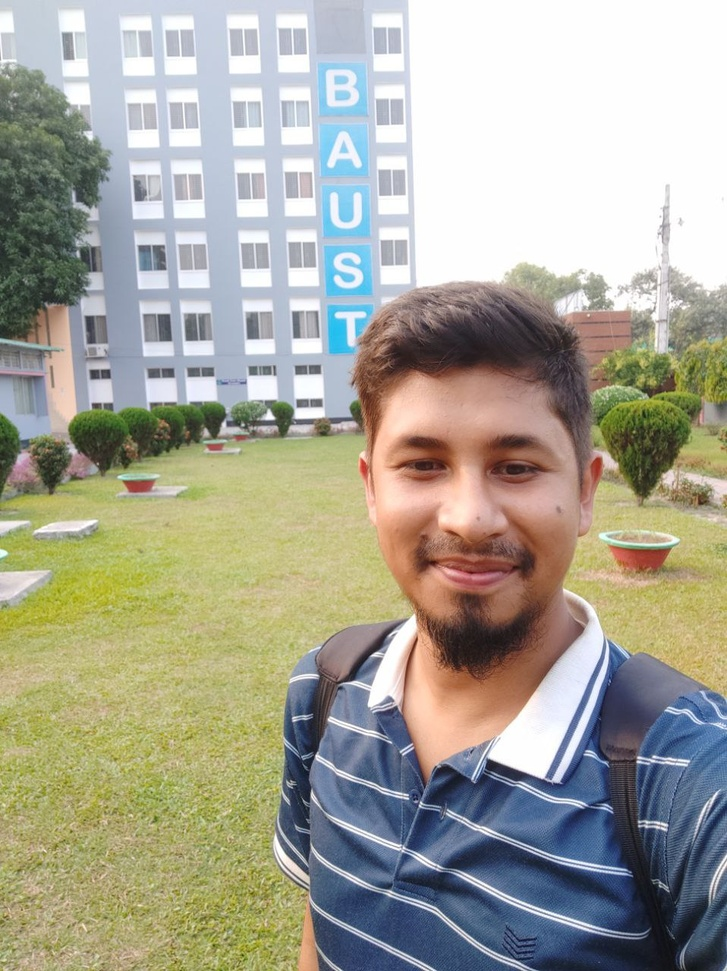
%> input picture EdgeDetection_Segmentation/mypic.jpg, 727 x 971 px, shrunk from 958 x 1280 before the run
$ octave imgaereadtraining.m   (GNU Octave 9; MATLAB toolbox functions it lacks are replaced by stand-ins)
%> lines starting %> are read from the running program, lines starting %| are printed output that depends on the picture
clc;clear all;
img = imread('mypic.jpg');
%> img is the input picture: size 971x727x3 uint8; mean R, G, B 167, 165.3, 151.4

% figure(1);
subplot(2,3,1);
imshow(img);
title('Original Picture');

% GrayScale Image
subplot(2,3,2);
rgbimg = rgb2gray(img);
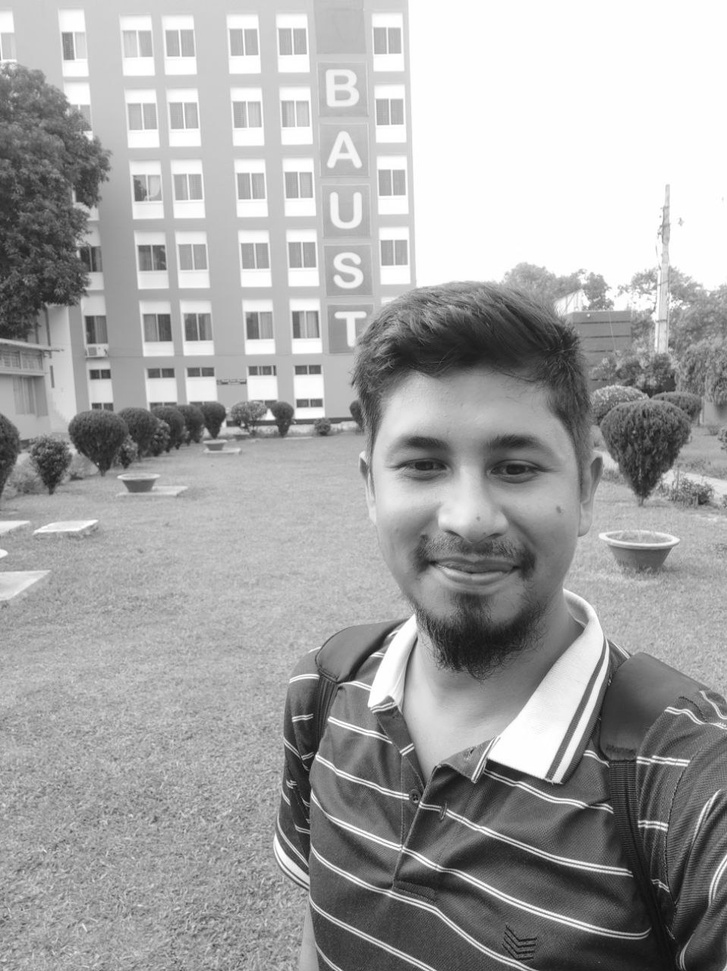
%> rgbimg: size 971x727 uint8; min 12, max 255, mean 164.2
imshow(rgbimg);
title('Black And White');


% Negative imgae
negimg = 255 - rgbimg;
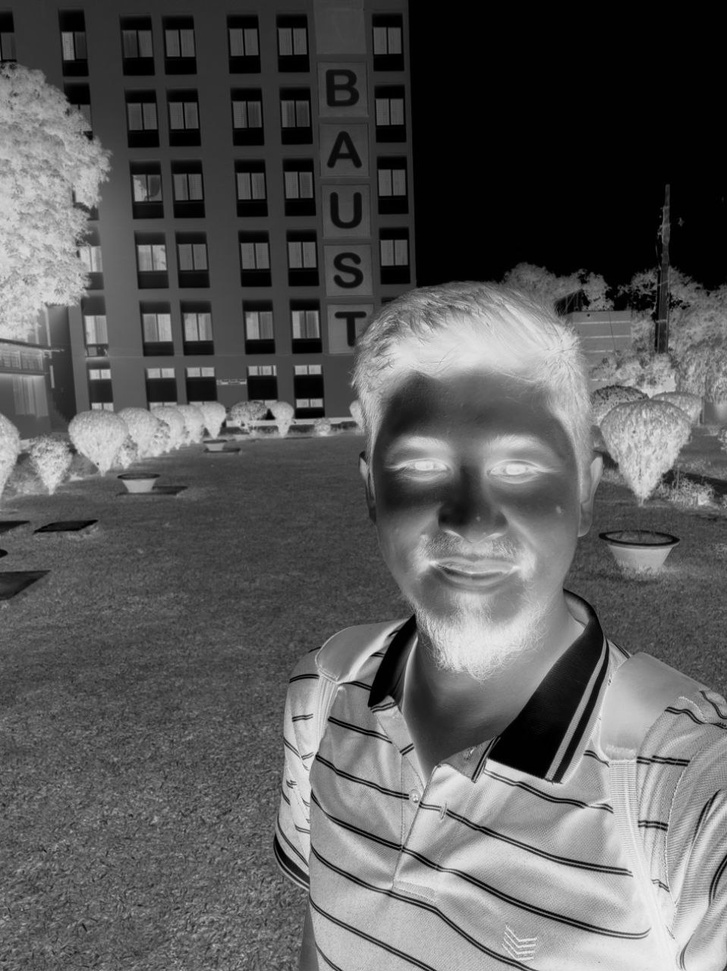
%> negimg: size 971x727 uint8; min 0, max 243, mean 90.8
subplot(2,3,3);
imshow(negimg);
title('Negative Image');

% Horizontal Flip
hflip = rgbimg(:,end:-1:1);
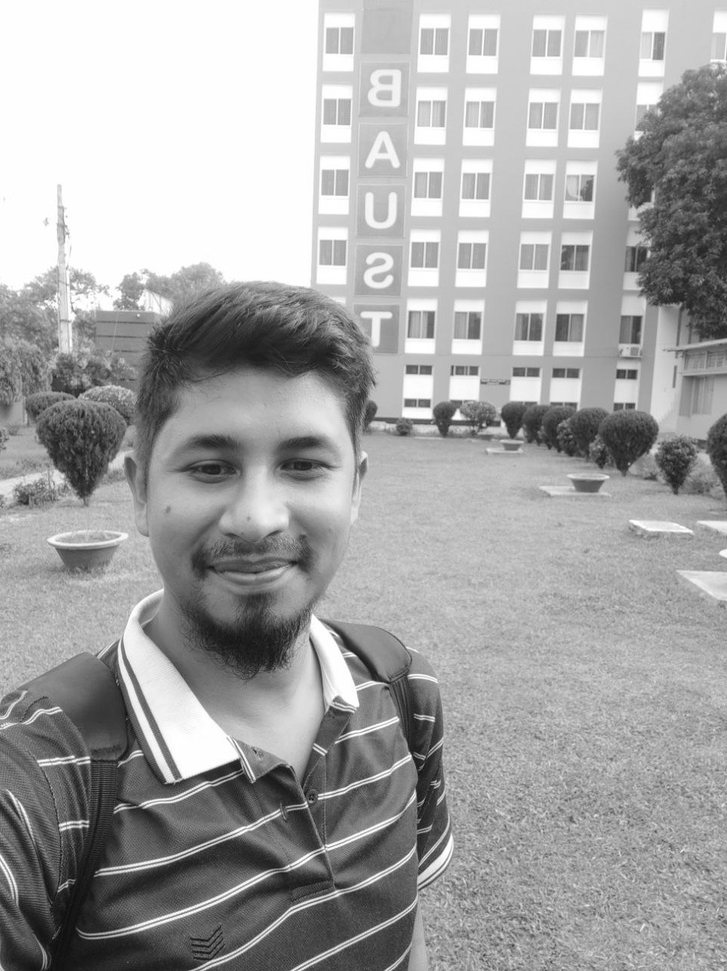
%> hflip: size 971x727 uint8; min 12, max 255, mean 164.2; mean of the top-left, top-right, bottom-left and bottom-right quarters 197.4, 173.9, 123.1, 162.7
subplot(2,3,4);
imshow(hflip);
title('Horizontal Flip');

% Vertical Flip
vflip = rgbimg(end:-1:1,:);
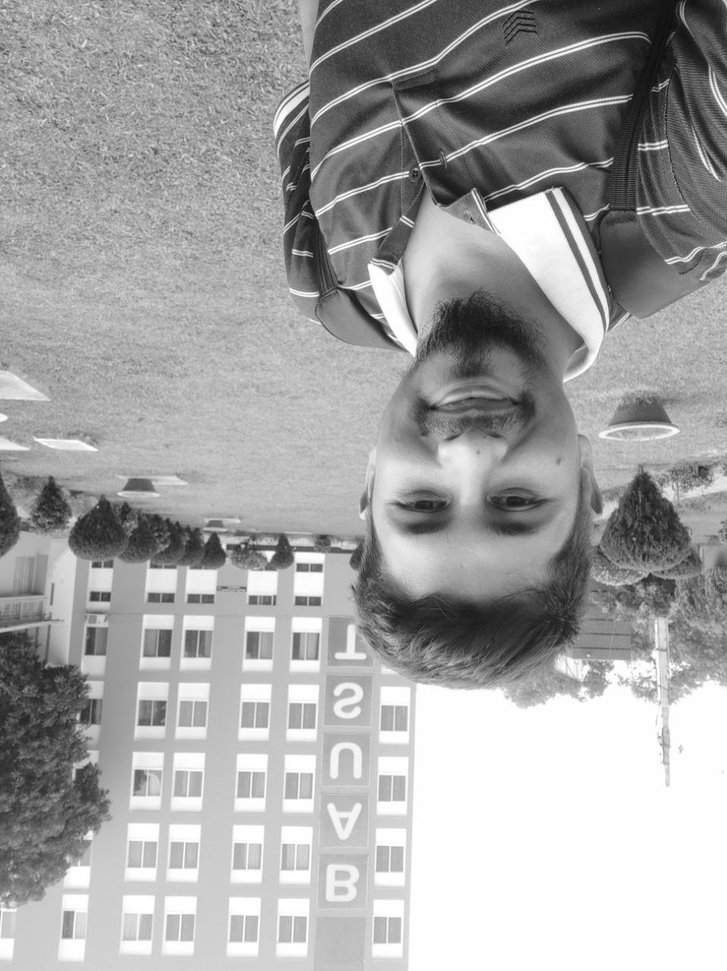
%> vflip: size 971x727 uint8; min 12, max 255, mean 164.2; mean of the top-left, top-right, bottom-left and bottom-right quarters 162.8, 123.1, 173.9, 197.2
subplot(2,3,5);
imshow(vflip);
title('Vertical Flip');
